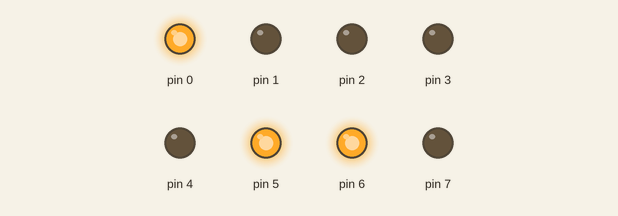
A sketch run on a simulated Arduino Uno, built with avr-gcc and run on an emulated ATmega328P. Parts: output pins drawn as LEDs (lit = HIGH).

Above: at 1.0 s.
At 3.0 s:
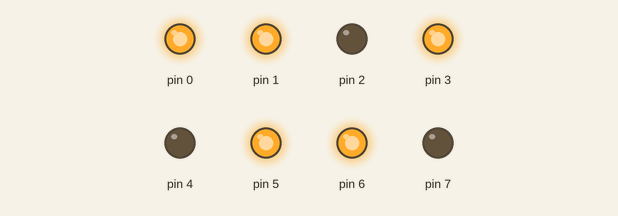
At 5.0 s:
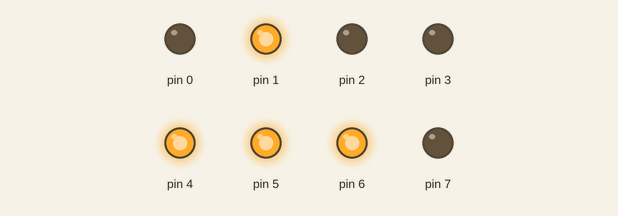
Timing chart, 0 to 6.9 s (numbered marks = the images above):
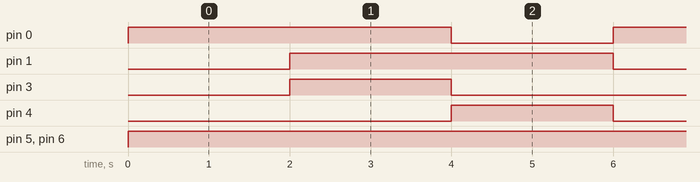

Measured:
- by itself, pin 0, pin 1: alternates HIGH for 4.0 s and LOW for 2.0 s
- by itself, pin 3, pin 4: alternates HIGH for 2.0 s and LOW for 4.0 s
- by itself, pin 5, pin 6: LOW → HIGH at 0.00 s

The sketch:

part3__1_.ino
```cpp
volatile uint8_t* port;

void setup()
{
	DDRD |= B11111111;
	port = &PORTD;
}

void loop()
{
 	PORTD = B01100001;
  	delay(2000);

  	PORTD = B01101011;
	delay(2000);

  	PORTD = B01110010;
  	delay(2000);
}
```
